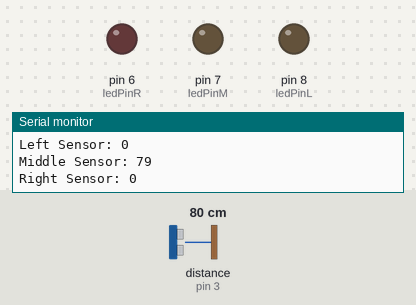
A sketch run on a simulated Arduino Uno, built with avr-gcc and run on an emulated ATmega328P. On the bench: output pins drawn as LEDs (lit = HIGH), the last lines printed to the serial monitor. Wiring (inferred from the names in the program): ultrasonic range finder: trigger pin 2; echo pin 3. The test bench sets the inputs (shaded band); at power-on: distance to the obstacle (sensor on pin 3) 80 cm. The echo pulse lasts 58.3 µs per cm; pins used as bus, display or sensor lines are not drawn.

Above: at 1.2 s.
1.3 s: distance to the obstacle (sensor on pin 3) set to 63 cm
2.8 s: distance to the obstacle (sensor on pin 3) set to 55 cm
At 3.5 s:
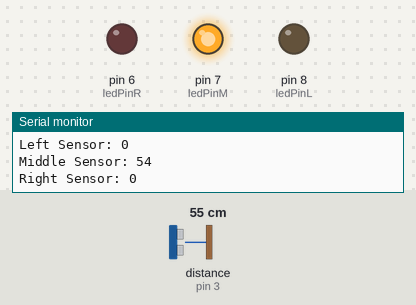
4.3 s: distance to the obstacle (sensor on pin 3) set to 120 cm
At 5.1 s:
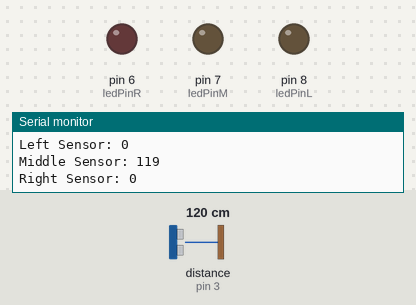
5.8 s: distance to the obstacle (sensor on pin 3) set to 2 cm
At 6.8 s:
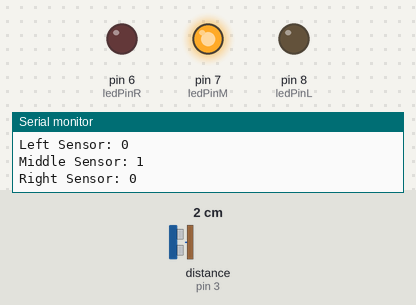
Timing chart, 0 to 8.3 s (numbered marks = the images above; inputs shaded):
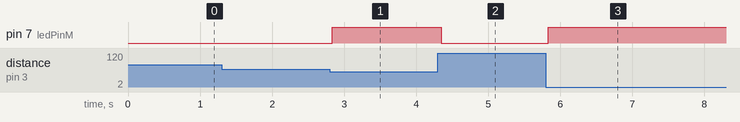

The sketch:

CombinedUltrasonic.ino
```cpp
/*
        A simple code to trigger and echo a SINGLE Ultrasonic Sensor
*/
#include <stdlib.h>

//Ultrasonic Variables

//Left
const int triggerPinL = 0;
const int echoPinL = 1;
const int ledPinL = 8;
volatile long startTimeL = 0;
volatile long endTimeL = 0;
volatile boolean pinHighL = false;

//Middle
const int triggerPinM = 2;
const int echoPinM = 3;
const int ledPinM = 7;
volatile long startTimeM = 0;
volatile long endTimeM = 0;
volatile boolean pinHighM = false;

//Right
const int triggerPinR = 4;
const int echoPinR = 5;
const int ledPinR = 6;
volatile long startTimeR = 0;
volatile long endTimeR = 0;
volatile boolean pinHighR = false;


void setup() {
  //Left
  pinMode(triggerPinL, OUTPUT);  // Sensor Trigger Pin
  pinMode(echoPinL, INPUT);     // Sensor Echo Pin
  attachInterrupt(digitalPinToInterrupt(echoPinL), echoReceivedL, CHANGE);  //Interrupt to be triggered on ANY edge of echo
  pinMode(ledPinL, OUTPUT);

  //Middle
  pinMode(triggerPinM, OUTPUT);  // Sensor Trigger Pin
  pinMode(echoPinM, INPUT);     // Sensor Echo Pin
  attachInterrupt(digitalPinToInterrupt(echoPinM), echoReceivedM, CHANGE);  //Interrupt to be triggered on ANY edge of echo
  pinMode(ledPinM, OUTPUT);

  //Right
  pinMode(triggerPinR, OUTPUT);  // Sensor Trigger Pin
  pinMode(echoPinR, INPUT);     // Sensor Echo Pin
  attachInterrupt(digitalPinToInterrupt(echoPinR), echoReceivedR, CHANGE);  //Interrupt to be triggered on ANY edge of echo
  pinMode(ledPinR, OUTPUT);

  Serial.begin(115200);
}

//Ultrasonic Code
void echoReceivedL() {
  //Rising Edge
  if (digitalRead(echoPinL) == HIGH) {
    startTimeL = micros(); //Calculate start of Pulse Width
    pinHighL = true; //Pin is High

  //Falling Edge
  } else if (pinHighL) {
    endTimeL = micros(); //Calculate end of Pulse Width
    pinHighL = false; //Pin is Low
  }
}

void echoReceivedM() {
  //Rising Edge
  if (digitalRead(echoPinM) == HIGH) {
    startTimeM = micros(); //Calculate start of Pulse Width
    pinHighM = true; //Pin is High

  //Falling Edge
  } else if (pinHighM) {
    endTimeM = micros(); //Calculate end of Pulse Width
    pinHighM = false; //Pin is Low
  }
}

void echoReceivedR() {
  //Rising Edge
  if (digitalRead(echoPinR) == HIGH) {
    startTimeR = micros(); //Calculate start of Pulse Width
    pinHighR = true; //Pin is High

  //Falling Edge
  } else if (pinHighR) {
    endTimeR = micros(); //Calculate end of Pulse Width
    pinHighR = false; //Pin is Low
  }
}


void loop() {

  //Send Ultrasonic Trigger

  //Left
  digitalWrite(triggerPinL, HIGH);
  delayMicroseconds(10);
  digitalWrite(triggerPinL, LOW);

  //Middle
  digitalWrite(triggerPinM, HIGH);
  delayMicroseconds(10);
  digitalWrite(triggerPinM, LOW);

  //Right
  digitalWrite(triggerPinR, HIGH);
  delayMicroseconds(10);
  digitalWrite(triggerPinR, LOW);

  delay(30);

  //Calculate Pulse Width of Ultrasonic Sensor Echo

  //Left
  long pulseWidthL = endTimeL - startTimeL;
  long distancecmL = (pulseWidthL * 0.0343) /2;
  if ((0 < distancecmL) && (distancecmL < 60)) {
    digitalWrite(ledPinL, HIGH);
  }
  else {
    digitalWrite(ledPinL, LOW);
  }

  Serial.print("Left Sensor: ");
  Serial.println(distancecmL);

  //Middle
  long pulseWidthM = endTimeM - startTimeM;
  long distancecmM = (pulseWidthM * 0.0343) /2;
  if ((0 < distancecmM) && (distancecmM < 60)) {
    digitalWrite(ledPinM, HIGH);
  }
  else {
    digitalWrite(ledPinM, LOW);
  }

  Serial.print("Middle Sensor: ");
  Serial.println(distancecmM);

  //Right
  long pulseWidthR = endTimeR - startTimeR;
  long distancecmR = (pulseWidthR * 0.0343) /2;
  if ((0 < distancecmR) && (distancecmR < 60)) {
    digitalWrite(ledPinR, HIGH);
  }
  else {
    digitalWrite(ledPinR, LOW);
  }

  Serial.print("Right Sensor: ");
  Serial.println(distancecmR);

}
```

Measured:
- the behaviour switches between 61 and 60 cm on distance to the obstacle (sensor on pin 3) (found by bisection; images 0 and 1)
- after the input at 2.8 s, pin 7 (ledPinM): LOW → HIGH at once
- after the input at 4.3 s, pin 7 (ledPinM): HIGH → LOW after 0.05 s
- after the input at 5.8 s, pin 7 (ledPinM): LOW → HIGH at once
